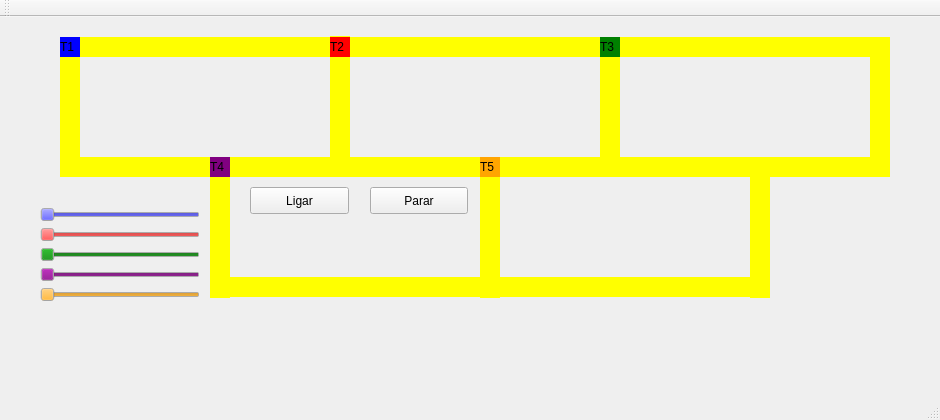
<?xml version="1.0" encoding="UTF-8"?>
<ui version="4.0">
 <class>MainWindow</class>
 <widget class="QMainWindow" name="MainWindow">
  <property name="geometry">
   <rect>
    <x>0</x>
    <y>0</y>
    <width>940</width>
    <height>420</height>
   </rect>
  </property>
  <property name="windowTitle">
   <string>MainWindow</string>
  </property>
  <widget class="QWidget" name="centralWidget">
   <widget class="QLabel" name="label_trem1">
    <property name="geometry">
     <rect>
      <x>60</x>
      <y>20</y>
      <width>20</width>
      <height>20</height>
     </rect>
    </property>
    <property name="styleSheet">
     <string notr="true">QLabel { background: blue}</string>
    </property>
    <property name="text">
     <string>T1</string>
    </property>
   </widget>
   <widget class="QLabel" name="label_trilhoa">
    <property name="geometry">
     <rect>
      <x>80</x>
      <y>20</y>
      <width>251</width>
      <height>20</height>
     </rect>
    </property>
    <property name="styleSheet">
     <string notr="true">QLabel { background: yellow}</string>
    </property>
    <property name="text">
     <string/>
    </property>
   </widget>
   <widget class="QLabel" name="label_trilho3">
    <property name="geometry">
     <rect>
      <x>80</x>
      <y>140</y>
      <width>271</width>
      <height>20</height>
     </rect>
    </property>
    <property name="styleSheet">
     <string notr="true">QLabel { background: yellow}</string>
    </property>
    <property name="text">
     <string/>
    </property>
   </widget>
   <widget class="QLabel" name="label_trilho1">
    <property name="geometry">
     <rect>
      <x>330</x>
      <y>19</y>
      <width>20</width>
      <height>121</height>
     </rect>
    </property>
    <property name="styleSheet">
     <string notr="true">QLabel { background: yellow}</string>
    </property>
    <property name="text">
     <string/>
    </property>
   </widget>
   <widget class="QLabel" name="label_trilhob">
    <property name="geometry">
     <rect>
      <x>60</x>
      <y>20</y>
      <width>20</width>
      <height>140</height>
     </rect>
    </property>
    <property name="styleSheet">
     <string notr="true">QLabel { background: yellow}</string>
    </property>
    <property name="text">
     <string/>
    </property>
   </widget>
   <widget class="QPushButton" name="pushButton">
    <property name="geometry">
     <rect>
      <x>250</x>
      <y>170</y>
      <width>99</width>
      <height>27</height>
     </rect>
    </property>
    <property name="text">
     <string>Ligar</string>
    </property>
   </widget>
   <widget class="QPushButton" name="pushButton_2">
    <property name="geometry">
     <rect>
      <x>370</x>
      <y>170</y>
      <width>98</width>
      <height>27</height>
     </rect>
    </property>
    <property name="text">
     <string>Parar</string>
    </property>
   </widget>
   <widget class="QLabel" name="label_trilho2">
    <property name="geometry">
     <rect>
      <x>600</x>
      <y>20</y>
      <width>20</width>
      <height>120</height>
     </rect>
    </property>
    <property name="styleSheet">
     <string notr="true">QLabel { background: yellow}</string>
    </property>
    <property name="text">
     <string/>
    </property>
   </widget>
   <widget class="QLabel" name="label_trilhog">
    <property name="geometry">
     <rect>
      <x>350</x>
      <y>20</y>
      <width>250</width>
      <height>20</height>
     </rect>
    </property>
    <property name="styleSheet">
     <string notr="true">QLabel { background: yellow}</string>
    </property>
    <property name="text">
     <string/>
    </property>
   </widget>
   <widget class="QLabel" name="label_trilho4">
    <property name="geometry">
     <rect>
      <x>350</x>
      <y>140</y>
      <width>131</width>
      <height>20</height>
     </rect>
    </property>
    <property name="styleSheet">
     <string notr="true">QLabel { background: yellow}</string>
    </property>
    <property name="text">
     <string/>
    </property>
   </widget>
   <widget class="QLabel" name="label_trem2">
    <property name="geometry">
     <rect>
      <x>330</x>
      <y>20</y>
      <width>20</width>
      <height>20</height>
     </rect>
    </property>
    <property name="styleSheet">
     <string notr="true">QLabel { background: red}</string>
    </property>
    <property name="text">
     <string>T2</string>
    </property>
   </widget>
   <widget class="QLabel" name="label_trem3">
    <property name="geometry">
     <rect>
      <x>600</x>
      <y>20</y>
      <width>20</width>
      <height>20</height>
     </rect>
    </property>
    <property name="styleSheet">
     <string notr="true">QLabel { background: green}</string>
    </property>
    <property name="text">
     <string>T3</string>
    </property>
   </widget>
   <widget class="QLabel" name="label_trilhoh">
    <property name="geometry">
     <rect>
      <x>620</x>
      <y>20</y>
      <width>250</width>
      <height>20</height>
     </rect>
    </property>
    <property name="styleSheet">
     <string notr="true">QLabel { background: yellow}</string>
    </property>
    <property name="text">
     <string/>
    </property>
   </widget>
   <widget class="QLabel" name="label_trilhof">
    <property name="geometry">
     <rect>
      <x>230</x>
      <y>260</y>
      <width>250</width>
      <height>20</height>
     </rect>
    </property>
    <property name="styleSheet">
     <string notr="true">QLabel { background: yellow}</string>
    </property>
    <property name="text">
     <string/>
    </property>
   </widget>
   <widget class="QLabel" name="label_trem5">
    <property name="geometry">
     <rect>
      <x>480</x>
      <y>140</y>
      <width>20</width>
      <height>20</height>
     </rect>
    </property>
    <property name="styleSheet">
     <string notr="true">QLabel { background: orange}</string>
    </property>
    <property name="text">
     <string>T5</string>
    </property>
   </widget>
   <widget class="QLabel" name="label_trem4">
    <property name="geometry">
     <rect>
      <x>210</x>
      <y>140</y>
      <width>20</width>
      <height>20</height>
     </rect>
    </property>
    <property name="maximumSize">
     <size>
      <width>20</width>
      <height>20</height>
     </size>
    </property>
    <property name="styleSheet">
     <string notr="true">QLabel { background: purple}</string>
    </property>
    <property name="text">
     <string>T4</string>
    </property>
   </widget>
   <widget class="QLabel" name="label_trilhoc">
    <property name="geometry">
     <rect>
      <x>500</x>
      <y>260</y>
      <width>250</width>
      <height>20</height>
     </rect>
    </property>
    <property name="styleSheet">
     <string notr="true">QLabel { background: yellow}</string>
    </property>
    <property name="text">
     <string/>
    </property>
   </widget>
   <widget class="QLabel" name="label_trilhod">
    <property name="geometry">
     <rect>
      <x>750</x>
      <y>160</y>
      <width>20</width>
      <height>121</height>
     </rect>
    </property>
    <property name="styleSheet">
     <string notr="true">QLabel { background: yellow}</string>
    </property>
    <property name="text">
     <string/>
    </property>
   </widget>
   <widget class="QSlider" name="Velo1">
    <property name="geometry">
     <rect>
      <x>40</x>
      <y>190</y>
      <width>160</width>
      <height>16</height>
     </rect>
    </property>
    <property name="palette">
     <palette>
      <active>
       <colorrole role="Button">
        <brush brushstyle="SolidPattern">
         <color alpha="255">
          <red>0</red>
          <green>0</green>
          <blue>255</blue>
         </color>
        </brush>
       </colorrole>
      </active>
      <inactive>
       <colorrole role="Button">
        <brush brushstyle="SolidPattern">
         <color alpha="255">
          <red>0</red>
          <green>0</green>
          <blue>255</blue>
         </color>
        </brush>
       </colorrole>
      </inactive>
      <disabled>
       <colorrole role="Button">
        <brush brushstyle="SolidPattern">
         <color alpha="255">
          <red>0</red>
          <green>0</green>
          <blue>255</blue>
         </color>
        </brush>
       </colorrole>
      </disabled>
     </palette>
    </property>
    <property name="styleSheet">
     <string notr="true">QLabel { background: blue}</string>
    </property>
    <property name="minimum">
     <number>0</number>
    </property>
    <property name="maximum">
     <number>90</number>
    </property>
    <property name="value">
     <number>0</number>
    </property>
    <property name="orientation">
     <enum>Qt::Horizontal</enum>
    </property>
   </widget>
   <widget class="QSlider" name="Velo2">
    <property name="geometry">
     <rect>
      <x>40</x>
      <y>210</y>
      <width>160</width>
      <height>16</height>
     </rect>
    </property>
    <property name="palette">
     <palette>
      <active>
       <colorrole role="Button">
        <brush brushstyle="SolidPattern">
         <color alpha="255">
          <red>255</red>
          <green>0</green>
          <blue>0</blue>
         </color>
        </brush>
       </colorrole>
      </active>
      <inactive>
       <colorrole role="Button">
        <brush brushstyle="SolidPattern">
         <color alpha="255">
          <red>255</red>
          <green>0</green>
          <blue>0</blue>
         </color>
        </brush>
       </colorrole>
      </inactive>
      <disabled>
       <colorrole role="Button">
        <brush brushstyle="SolidPattern">
         <color alpha="255">
          <red>255</red>
          <green>0</green>
          <blue>0</blue>
         </color>
        </brush>
       </colorrole>
      </disabled>
     </palette>
    </property>
    <property name="styleSheet">
     <string notr="true"/>
    </property>
    <property name="minimum">
     <number>0</number>
    </property>
    <property name="maximum">
     <number>90</number>
    </property>
    <property name="value">
     <number>0</number>
    </property>
    <property name="sliderPosition">
     <number>0</number>
    </property>
    <property name="orientation">
     <enum>Qt::Horizontal</enum>
    </property>
   </widget>
   <widget class="QSlider" name="Velo3">
    <property name="geometry">
     <rect>
      <x>40</x>
      <y>230</y>
      <width>160</width>
      <height>16</height>
     </rect>
    </property>
    <property name="palette">
     <palette>
      <active>
       <colorrole role="Button">
        <brush brushstyle="SolidPattern">
         <color alpha="255">
          <red>0</red>
          <green>128</green>
          <blue>0</blue>
         </color>
        </brush>
       </colorrole>
      </active>
      <inactive>
       <colorrole role="Button">
        <brush brushstyle="SolidPattern">
         <color alpha="255">
          <red>0</red>
          <green>128</green>
          <blue>0</blue>
         </color>
        </brush>
       </colorrole>
      </inactive>
      <disabled>
       <colorrole role="Button">
        <brush brushstyle="SolidPattern">
         <color alpha="255">
          <red>0</red>
          <green>128</green>
          <blue>0</blue>
         </color>
        </brush>
       </colorrole>
      </disabled>
     </palette>
    </property>
    <property name="minimum">
     <number>0</number>
    </property>
    <property name="maximum">
     <number>90</number>
    </property>
    <property name="value">
     <number>0</number>
    </property>
    <property name="sliderPosition">
     <number>0</number>
    </property>
    <property name="tracking">
     <bool>true</bool>
    </property>
    <property name="orientation">
     <enum>Qt::Horizontal</enum>
    </property>
   </widget>
   <widget class="QSlider" name="Velo4">
    <property name="geometry">
     <rect>
      <x>40</x>
      <y>250</y>
      <width>160</width>
      <height>16</height>
     </rect>
    </property>
    <property name="palette">
     <palette>
      <active>
       <colorrole role="Button">
        <brush brushstyle="SolidPattern">
         <color alpha="255">
          <red>128</red>
          <green>0</green>
          <blue>128</blue>
         </color>
        </brush>
       </colorrole>
      </active>
      <inactive>
       <colorrole role="Button">
        <brush brushstyle="SolidPattern">
         <color alpha="255">
          <red>128</red>
          <green>0</green>
          <blue>128</blue>
         </color>
        </brush>
       </colorrole>
      </inactive>
      <disabled>
       <colorrole role="Button">
        <brush brushstyle="SolidPattern">
         <color alpha="255">
          <red>128</red>
          <green>0</green>
          <blue>128</blue>
         </color>
        </brush>
       </colorrole>
      </disabled>
     </palette>
    </property>
    <property name="minimum">
     <number>0</number>
    </property>
    <property name="maximum">
     <number>90</number>
    </property>
    <property name="value">
     <number>0</number>
    </property>
    <property name="orientation">
     <enum>Qt::Horizontal</enum>
    </property>
   </widget>
   <widget class="QSlider" name="Velo5">
    <property name="geometry">
     <rect>
      <x>40</x>
      <y>270</y>
      <width>160</width>
      <height>16</height>
     </rect>
    </property>
    <property name="palette">
     <palette>
      <active>
       <colorrole role="Button">
        <brush brushstyle="SolidPattern">
         <color alpha="255">
          <red>255</red>
          <green>165</green>
          <blue>0</blue>
         </color>
        </brush>
       </colorrole>
      </active>
      <inactive>
       <colorrole role="Button">
        <brush brushstyle="SolidPattern">
         <color alpha="255">
          <red>255</red>
          <green>165</green>
          <blue>0</blue>
         </color>
        </brush>
       </colorrole>
      </inactive>
      <disabled>
       <colorrole role="Button">
        <brush brushstyle="SolidPattern">
         <color alpha="255">
          <red>255</red>
          <green>165</green>
          <blue>0</blue>
         </color>
        </brush>
       </colorrole>
      </disabled>
     </palette>
    </property>
    <property name="minimum">
     <number>0</number>
    </property>
    <property name="maximum">
     <number>90</number>
    </property>
    <property name="value">
     <number>0</number>
    </property>
    <property name="orientation">
     <enum>Qt::Horizontal</enum>
    </property>
   </widget>
   <widget class="QLabel" name="label_trilho6">
    <property name="geometry">
     <rect>
      <x>620</x>
      <y>140</y>
      <width>250</width>
      <height>20</height>
     </rect>
    </property>
    <property name="styleSheet">
     <string notr="true">QLabel { background: yellow}</string>
    </property>
    <property name="text">
     <string/>
    </property>
   </widget>
   <widget class="QLabel" name="label_trilhoe">
    <property name="geometry">
     <rect>
      <x>870</x>
      <y>20</y>
      <width>20</width>
      <height>140</height>
     </rect>
    </property>
    <property name="styleSheet">
     <string notr="true">QLabel { background: yellow}</string>
    </property>
    <property name="text">
     <string/>
    </property>
   </widget>
   <widget class="QLabel" name="label_trilho7">
    <property name="geometry">
     <rect>
      <x>480</x>
      <y>140</y>
      <width>20</width>
      <height>141</height>
     </rect>
    </property>
    <property name="styleSheet">
     <string notr="true">QLabel { background: yellow}</string>
    </property>
    <property name="text">
     <string/>
    </property>
   </widget>
   <widget class="QLabel" name="label_trilho5">
    <property name="geometry">
     <rect>
      <x>500</x>
      <y>140</y>
      <width>121</width>
      <height>20</height>
     </rect>
    </property>
    <property name="styleSheet">
     <string notr="true">QLabel { background: yellow}</string>
    </property>
    <property name="text">
     <string/>
    </property>
   </widget>
   <widget class="QLabel" name="label_trilhob_2">
    <property name="geometry">
     <rect>
      <x>210</x>
      <y>160</y>
      <width>20</width>
      <height>121</height>
     </rect>
    </property>
    <property name="styleSheet">
     <string notr="true">QLabel { background: yellow}</string>
    </property>
    <property name="text">
     <string/>
    </property>
   </widget>
   <zorder>label_trilhod</zorder>
   <zorder>label_trilhoe</zorder>
   <zorder>label_trilho6</zorder>
   <zorder>label_trilho2</zorder>
   <zorder>label_trilhoh</zorder>
   <zorder>label_trilho1</zorder>
   <zorder>label_trilho4</zorder>
   <zorder>label_trilho5</zorder>
   <zorder>label_trilho7</zorder>
   <zorder>label_trilhoc</zorder>
   <zorder>label_trilhof</zorder>
   <zorder>label_trilhob_2</zorder>
   <zorder>label_trilho3</zorder>
   <zorder>label_trilhoa</zorder>
   <zorder>label_trilhob</zorder>
   <zorder>label_trem1</zorder>
   <zorder>pushButton</zorder>
   <zorder>pushButton_2</zorder>
   <zorder>label_trilhog</zorder>
   <zorder>label_trem2</zorder>
   <zorder>label_trem3</zorder>
   <zorder>label_trem5</zorder>
   <zorder>label_trem4</zorder>
   <zorder>Velo1</zorder>
   <zorder>Velo2</zorder>
   <zorder>Velo3</zorder>
   <zorder>Velo4</zorder>
   <zorder>Velo5</zorder>
  </widget>
  <widget class="QMenuBar" name="menuBar">
   <property name="geometry">
    <rect>
     <x>0</x>
     <y>0</y>
     <width>940</width>
     <height>30</height>
    </rect>
   </property>
  </widget>
  <widget class="QToolBar" name="mainToolBar">
   <attribute name="toolBarArea">
    <enum>TopToolBarArea</enum>
   </attribute>
   <attribute name="toolBarBreak">
    <bool>false</bool>
   </attribute>
  </widget>
  <widget class="QStatusBar" name="statusBar"/>
 </widget>
 <layoutdefault spacing="6" margin="11"/>
 <resources/>
 <connections/>
</ui>
